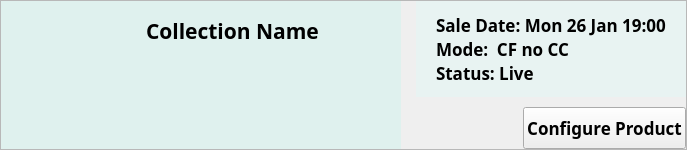
                 <widget class="QFrame" name="collection_box">
                  <property name="sizePolicy">
                   <sizepolicy hsizetype="Preferred" vsizetype="Fixed">
                    <horstretch>0</horstretch>
                    <verstretch>0</verstretch>
                   </sizepolicy>
                  </property>
                  <property name="minimumSize">
                   <size>
                    <width>0</width>
                    <height>150</height>
                   </size>
                  </property>
                  <property name="maximumSize">
                   <size>
                    <width>16777215</width>
                    <height>150</height>
                   </size>
                  </property>
                  <property name="autoFillBackground">
                   <bool>false</bool>
                  </property>
                  <property name="frameShape">
                   <enum>QFrame::StyledPanel</enum>
                  </property>
                  <property name="frameShadow">
                   <enum>QFrame::Raised</enum>
                  </property>
                  <layout class="QHBoxLayout" name="horizontalLayout_44">
                   <property name="spacing">
                    <number>0</number>
                   </property>
                   <property name="leftMargin">
                    <number>0</number>
                   </property>
                   <property name="topMargin">
                    <number>0</number>
                   </property>
                   <property name="rightMargin">
                    <number>0</number>
                   </property>
                   <property name="bottomMargin">
                    <number>0</number>
                   </property>
                   <item>
                    <layout class="QHBoxLayout" name="horizontalLayout_45">
                     <property name="spacing">
                      <number>15</number>
                     </property>
                     <item>
                      <widget class="QFrame" name="product_frame_9">
                       <property name="minimumSize">
                        <size>
                         <width>400</width>
                         <height>0</height>
                        </size>
                       </property>
                       <property name="maximumSize">
                        <size>
                         <width>500</width>
                         <height>16777215</height>
                        </size>
                       </property>
                       <property name="styleSheet">
                        <string notr="true">QFrame {
    background-color:#DFF1EE;
	border: none;
}</string>
                       </property>
                       <property name="frameShape">
                        <enum>QFrame::StyledPanel</enum>
                       </property>
                       <property name="frameShadow">
                        <enum>QFrame::Raised</enum>
                       </property>
                       <layout class="QHBoxLayout" name="horizontalLayout_46">
                        <property name="spacing">
                         <number>15</number>
                        </property>
                        <property name="leftMargin">
                         <number>20</number>
                        </property>
                        <property name="topMargin">
                         <number>15</number>
                        </property>
                        <property name="rightMargin">
                         <number>20</number>
                        </property>
                        <property name="bottomMargin">
                         <number>15</number>
                        </property>
                        <item>
                         <widget class="QLabel" name="product_image_label_9">
                          <property name="maximumSize">
                           <size>
                            <width>110</width>
                            <height>110</height>
                           </size>
                          </property>
                          <property name="styleSheet">
                           <string notr="true"/>
                          </property>
                          <property name="text">
                           <string/>
                          </property>
                          <property name="pixmap">
                           <pixmap resource="../../../public/images/post_images/post_images.qrc">:/post_images/IMG_7102.jpg</pixmap>
                          </property>
                          <property name="scaledContents">
                           <bool>true</bool>
                          </property>
                         </widget>
                        </item>
                        <item>
                         <widget class="QFrame" name="frame_14">
                          <property name="frameShape">
                           <enum>QFrame::StyledPanel</enum>
                          </property>
                          <property name="frameShadow">
                           <enum>QFrame::Raised</enum>
                          </property>
                          <layout class="QVBoxLayout" name="verticalLayout_40">
                           <property name="leftMargin">
                            <number>0</number>
                           </property>
                           <property name="topMargin">
                            <number>0</number>
                           </property>
                           <property name="rightMargin">
                            <number>0</number>
                           </property>
                           <property name="bottomMargin">
                            <number>0</number>
                           </property>
                           <item>
                            <widget class="QLabel" name="collection_name_label">
                             <property name="sizePolicy">
                              <sizepolicy hsizetype="Preferred" vsizetype="Maximum">
                               <horstretch>0</horstretch>
                               <verstretch>0</verstretch>
                              </sizepolicy>
                             </property>
                             <property name="font">
                              <font>
                               <family>Manrope</family>
                               <pointsize>16</pointsize>
                               <weight>75</weight>
                               <bold>true</bold>
                              </font>
                             </property>
                             <property name="text">
                              <string>Collection Name</string>
                             </property>
                            </widget>
                           </item>
                           <item>
                            <spacer name="verticalSpacer_18">
                             <property name="orientation">
                              <enum>Qt::Vertical</enum>
                             </property>
                             <property name="sizeHint" stdset="0">
                              <size>
                               <width>20</width>
                               <height>40</height>
                              </size>
                             </property>
                            </spacer>
                           </item>
                          </layout>
                         </widget>
                        </item>
                       </layout>
                      </widget>
                     </item>
                     <item>
                      <layout class="QVBoxLayout" name="verticalLayout_41">
                       <property name="spacing">
                        <number>10</number>
                       </property>
                       <item>
                        <widget class="QFrame" name="info_frame_9">
                         <property name="minimumSize">
                          <size>
                           <width>0</width>
                           <height>0</height>
                          </size>
                         </property>
                         <property name="maximumSize">
                          <size>
                           <width>16777215</width>
                           <height>120</height>
                          </size>
                         </property>
                         <property name="styleSheet">
                          <string notr="true">QFrame {
    background-color:#E8F3F2;
	border: none;
}</string>
                         </property>
                         <property name="frameShape">
                          <enum>QFrame::StyledPanel</enum>
                         </property>
                         <property name="frameShadow">
                          <enum>QFrame::Raised</enum>
                         </property>
                         <layout class="QVBoxLayout" name="verticalLayout_42">
                          <property name="spacing">
                           <number>0</number>
                          </property>
                          <property name="leftMargin">
                           <number>20</number>
                          </property>
                          <property name="topMargin">
                           <number>12</number>
                          </property>
                          <property name="rightMargin">
                           <number>20</number>
                          </property>
                          <property name="bottomMargin">
                           <number>12</number>
                          </property>
                          <item>
                           <widget class="QLabel" name="sale_date_label_9">
                            <property name="font">
                             <font>
                              <family>Manrope</family>
                              <pointsize>13</pointsize>
                              <weight>75</weight>
                              <bold>true</bold>
                             </font>
                            </property>
                            <property name="text">
                             <string>Sale Date: Mon 26 Jan 19:00</string>
                            </property>
                           </widget>
                          </item>
                          <item>
                           <widget class="QLabel" name="mode_label_9">
                            <property name="font">
                             <font>
                              <family>Manrope</family>
                              <pointsize>13</pointsize>
                              <weight>75</weight>
                              <bold>true</bold>
                             </font>
                            </property>
                            <property name="text">
                             <string>Mode:  CF no CC</string>
                            </property>
                           </widget>
                          </item>
                          <item>
                           <widget class="QLabel" name="status_label_9">
                            <property name="font">
                             <font>
                              <family>Manrope</family>
                              <pointsize>13</pointsize>
                              <weight>75</weight>
                              <bold>true</bold>
                             </font>
                            </property>
                            <property name="text">
                             <string>Status: Live</string>
                            </property>
                           </widget>
                          </item>
                         </layout>
                        </widget>
                       </item>
                       <item>
                        <layout class="QHBoxLayout" name="horizontalLayout_47">
                         <property name="spacing">
                          <number>14</number>
                         </property>
                         <item>
                          <spacer name="horizontalSpacer_10">
                           <property name="orientation">
                            <enum>Qt::Horizontal</enum>
                           </property>
                           <property name="sizeHint" stdset="0">
                            <size>
                             <width>40</width>
                             <height>20</height>
                            </size>
                           </property>
                          </spacer>
                         </item>
                         <item>
                          <widget class="QPushButton" name="view_product_button_10">
                           <property name="sizePolicy">
                            <sizepolicy hsizetype="MinimumExpanding" vsizetype="Minimum">
                             <horstretch>0</horstretch>
                             <verstretch>0</verstretch>
                            </sizepolicy>
                           </property>
                           <property name="minimumSize">
                            <size>
                             <width>0</width>
                             <height>30</height>
                            </size>
                           </property>
                           <property name="font">
                            <font>
                             <family>Manrope</family>
                             <pointsize>13</pointsize>
                             <weight>75</weight>
                             <bold>true</bold>
                            </font>
                           </property>
                           <property name="text">
                            <string>Configure Product</string>
                           </property>
                          </widget>
                         </item>
                        </layout>
                       </item>
                      </layout>
                     </item>
                    </layout>
                   </item>
                  </layout>
                 </widget>
